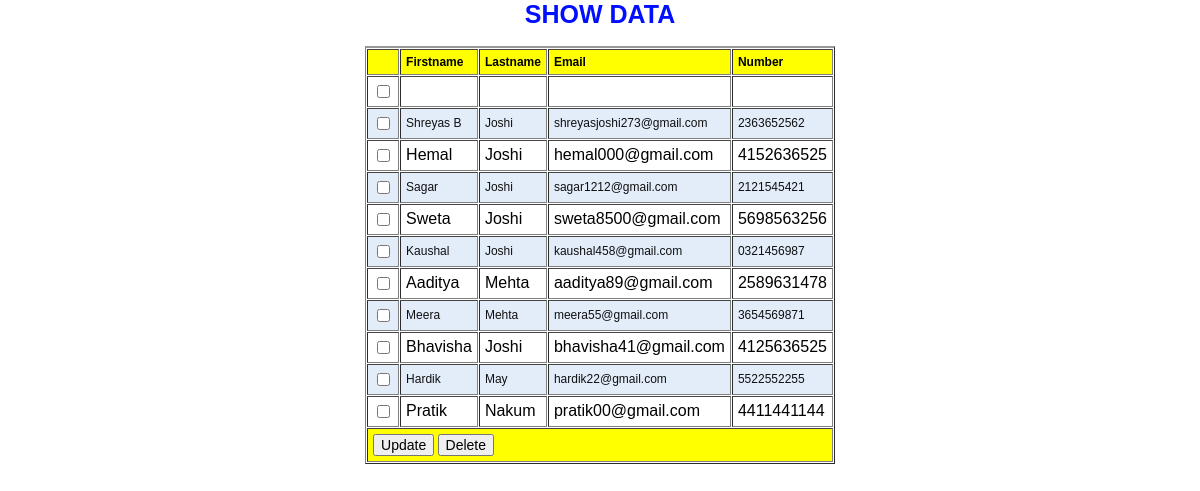
Page /show_data.php on the committed database.
### tables this page shows
CREATE TABLE `users` (
  `userId` int(11) NOT NULL,
  `firstName` varchar(100) NOT NULL,
  `lastName` varchar(100) NOT NULL,
  `email` varchar(100) NOT NULL,
  `number` varchar(100) NOT NULL
);

### show_data.php (the view, shortened to what this page needs)
<?php
require_once "connection.php";
$result = mysqli_query($conn, "SELECT * FROM `users`");
?>
<html>
    <head>
        <link rel="stylesheet" href="CSS/style.css" type="text/css" />
    </head>
    <body>
        <div class="show">
            <h1>Show Data</h1>
            <form action="" name="frmUser" method="POST">
                <table border="1" cellpadding="5" cellspacing="1" class="tblListForm">
                    <tr class="listheader">
                        <td></td>
                        <td>Firstname</td>
                        <td>Lastname</td>
                        <td>Email</td>
                        <td>Number</td>
                    </tr>
                    <?php
                    $i = 1;
while ($row = mysqli_fetch_array($result)) {
    if ($i %2 == 0) {
        $classname = "evenRow";
    } else {
        $classname = "oddRow";
    }
    ?>
                    <tr class="<?php if (isset($classname)) {
                        echo $classname;
                    } ?>">
                        <td><input type="checkbox" name="users[]" value="<?php echo $row["userId"]; ?>"></td>
                        <td><?php echo $row["firstName"]; ?></td>
                        <td><?php echo $row["lastName"]; ?></td>
                        <td><?php echo $row["email"]; ?></td>
                        <td><?php echo $row["number"]; ?></td>
                </tr>
                <?php
                $i++;
}
                ?>
                <tr class="listheader">
                    <td colspan="5"><input type="button" name="update" value="Update" onClick="setUpdateAction();" /> <input type="button" name="delete" value="Delete" onClick="setDeleteAction();" /></td>
                </tr>
                </table>
            </form>
        </div>
    </body>
</html>

### CSS/style.css (style rules this page uses)
body { font-family: Arial, Helvetica, sans-serif; margin: 0; padding: 0; }
.show { text-align: center; }
.show table { margin: auto; }
.show h1 { text-transform: uppercase; color: #000fff; font-size: 25px; }
input { font-family: Arial, Helvetica, sans-serif; font-size: 14px; }
.evenRow { background-color: #e2edf9; font-size: 12px; color: #101010; }
.tblListForm { border-top:2px #999999 solid; }
.listheader { background-color: yellow; font-size: 12px; font-weight: bold; }

### rows in the picture
users: firstName "Shreyas B", lastName "Joshi", email "shreyasjoshi273@gmail.com", number "2363652562"
users: firstName "Hemal", lastName "Joshi", email "hemal000@gmail.com", number "4152636525"
users: firstName "Sagar", lastName "Joshi", email "sagar1212@gmail.com", number "2121545421"
users: firstName "Sweta", lastName "Joshi", email "sweta8500@gmail.com", number "5698563256"
users: firstName "Kaushal", lastName "Joshi", email "kaushal458@gmail.com", number "0321456987"
users: firstName "Aaditya", lastName "Mehta", email "aaditya89@gmail.com", number "2589631478"
users: firstName "Meera", lastName "Mehta", email "meera55@gmail.com", number "3654569871"
users: firstName "Bhavisha", lastName "Joshi", email "bhavisha41@gmail.com", number "4125636525"
users: firstName "Hardik", lastName "May", email "hardik22@gmail.com", number "5522552255"
users: firstName "Pratik", lastName "Nakum", email "pratik00@gmail.com", number "4411441144"
